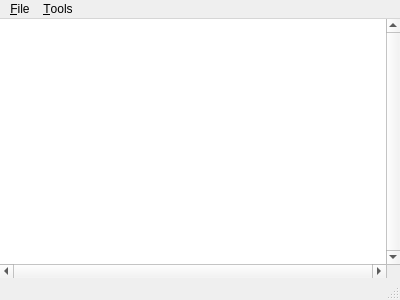
<?xml version="1.0" encoding="UTF-8"?>
<ui version="4.0">
 <class>MainWindow</class>
 <widget class="QMainWindow" name="MainWindow">
  <property name="geometry">
   <rect>
    <x>0</x>
    <y>0</y>
    <width>400</width>
    <height>300</height>
   </rect>
  </property>
  <property name="windowTitle">
   <string>MagLua</string>
  </property>
  <widget class="QWidget" name="centralWidget">
   <layout class="QHBoxLayout" name="horizontalLayout">
    <property name="spacing">
     <number>0</number>
    </property>
    <property name="margin">
     <number>0</number>
    </property>
    <item>
     <widget class="QFilteredGraphicsView" name="view">
      <property name="frameShape">
       <enum>QFrame::NoFrame</enum>
      </property>
      <property name="verticalScrollBarPolicy">
       <enum>Qt::ScrollBarAlwaysOn</enum>
      </property>
      <property name="horizontalScrollBarPolicy">
       <enum>Qt::ScrollBarAlwaysOn</enum>
      </property>
     </widget>
    </item>
   </layout>
  </widget>
  <widget class="QMenuBar" name="menuBar">
   <property name="geometry">
    <rect>
     <x>0</x>
     <y>0</y>
     <width>400</width>
     <height>21</height>
    </rect>
   </property>
   <widget class="QMenu" name="menu_File">
    <property name="title">
     <string>&amp;File</string>
    </property>
    <addaction name="action_Quit"/>
   </widget>
   <widget class="QMenu" name="menu_Tools">
    <property name="title">
     <string>&amp;Tools</string>
    </property>
    <addaction name="action_Run_Script"/>
   </widget>
   <addaction name="menu_File"/>
   <addaction name="menu_Tools"/>
  </widget>
  <widget class="QStatusBar" name="statusBar"/>
  <action name="action_Quit">
   <property name="text">
    <string>&amp;Quit</string>
   </property>
   <property name="shortcut">
    <string>Ctrl+Q</string>
   </property>
   <property name="shortcutContext">
    <enum>Qt::ApplicationShortcut</enum>
   </property>
  </action>
  <action name="action_Run_Script">
   <property name="text">
    <string>&amp;Run Script...</string>
   </property>
   <property name="shortcut">
    <string>Ctrl+R</string>
   </property>
  </action>
 </widget>
 <layoutdefault spacing="6" margin="11"/>
 <customwidgets>
  <customwidget>
   <class>QFilteredGraphicsView</class>
   <extends>QGraphicsView</extends>
   <header>QFilteredGraphicsView.h</header>
  </customwidget>
 </customwidgets>
 <resources/>
 <connections>
  <connection>
   <sender>action_Quit</sender>
   <signal>activated()</signal>
   <receiver>MainWindow</receiver>
   <slot>close()</slot>
   <hints>
    <hint type="sourcelabel">
     <x>-1</x>
     <y>-1</y>
    </hint>
    <hint type="destinationlabel">
     <x>199</x>
     <y>149</y>
    </hint>
   </hints>
  </connection>
 </connections>
</ui>
